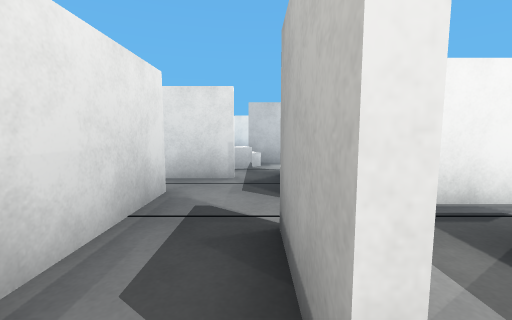
view 1 (above)

21 first-person views from a walk through a world built for the Webots simulator. The camera is 1 m above the floor, tilts 6° down and sees 90° across. The floor is counted in squares, 1 m on a side. Each view is taken from the middle of a square. On the plan, view 1 faces up. The plan holds only what a view shows up to about 11 squares ahead; the rest is blank. Robots are left out.

view 2
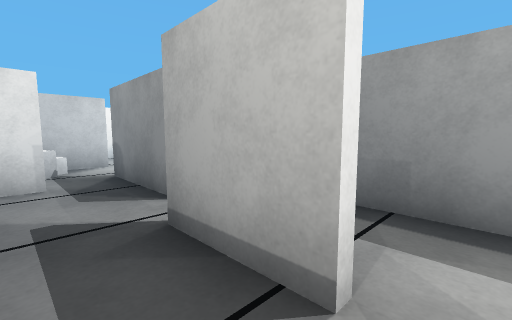

view 3
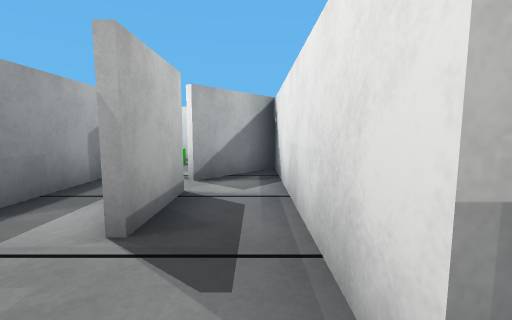

view 4
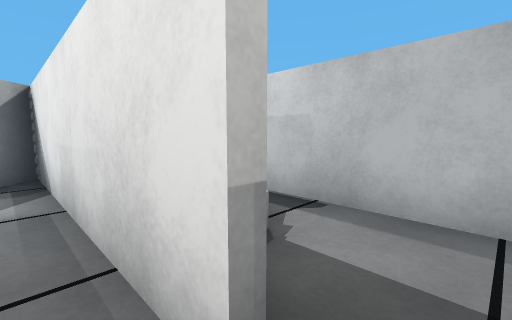

view 5
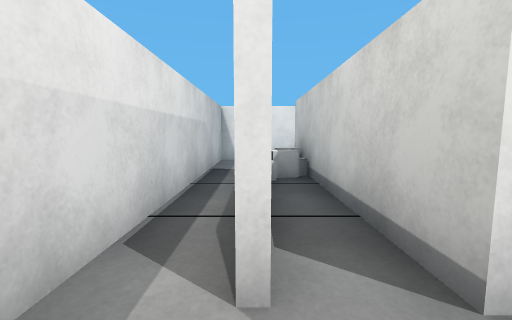

view 6
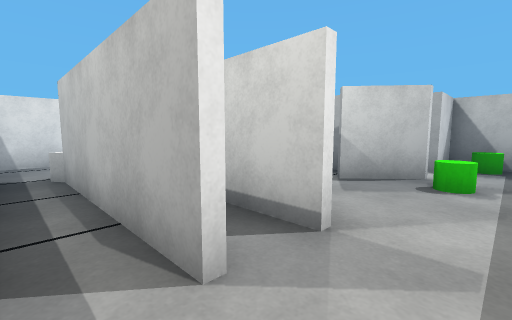

view 7
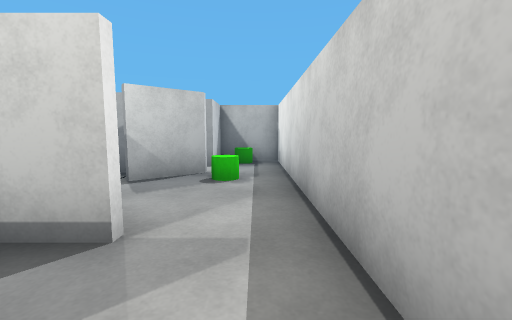

view 8
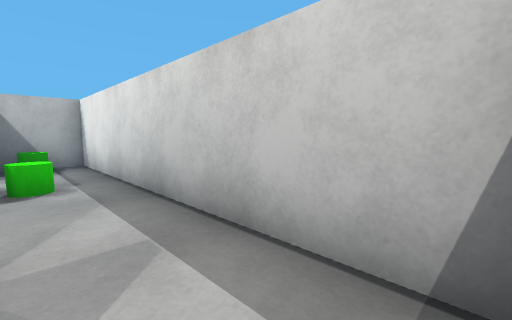

view 9
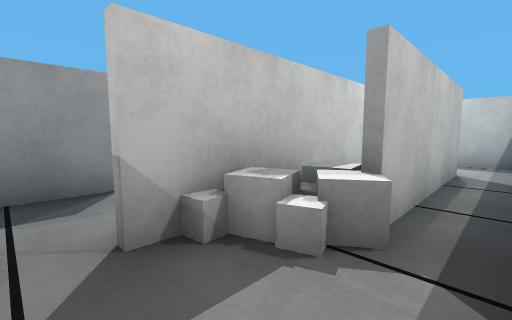

view 10
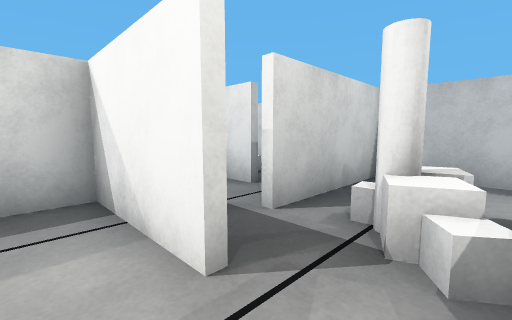

view 11
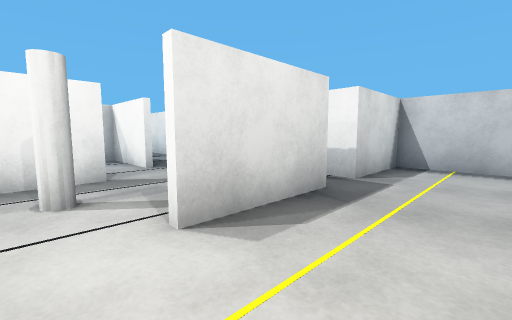

view 12
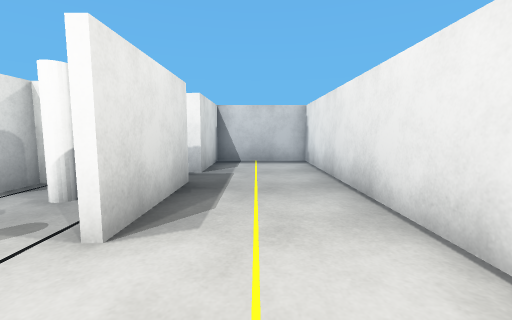

view 13
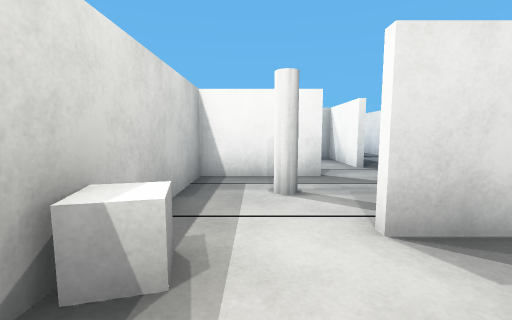

view 14
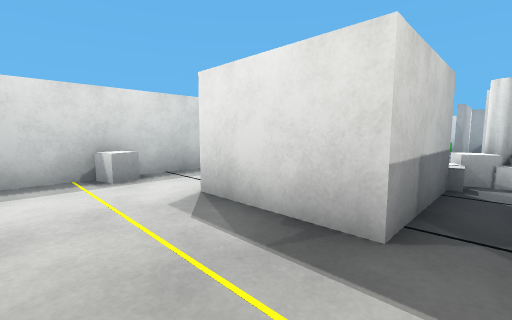

view 15
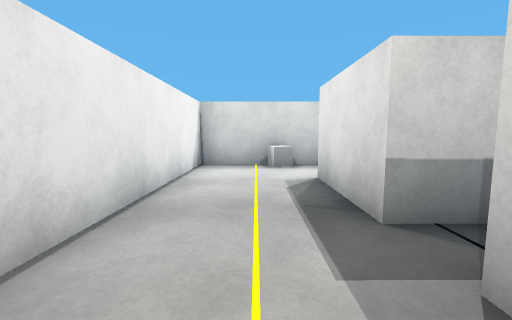

view 16
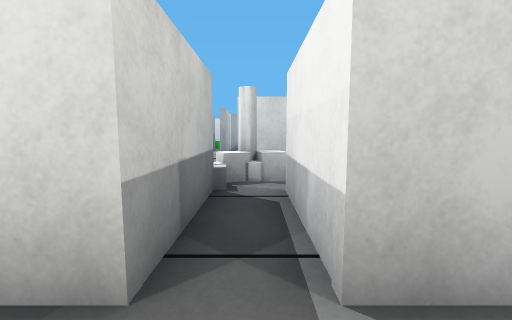

view 17
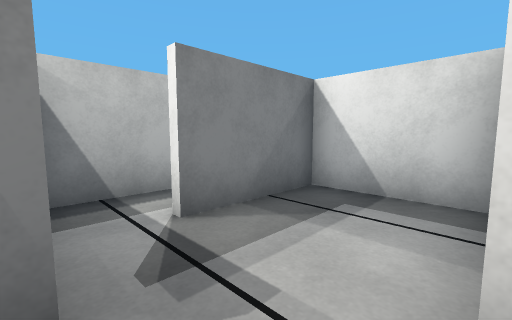

view 18
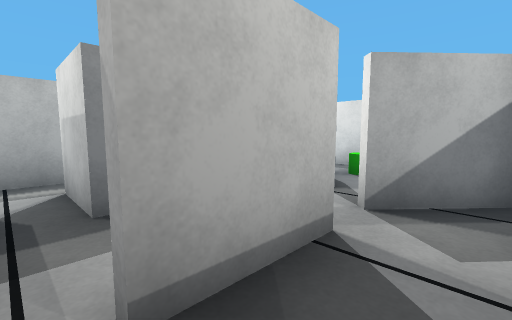

view 19
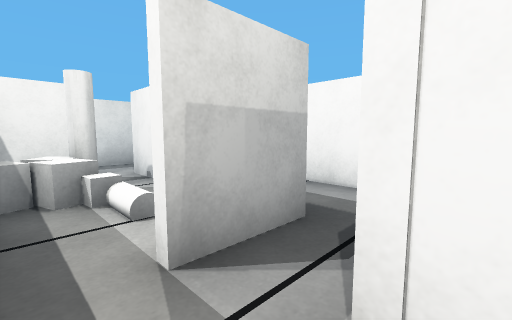

view 20
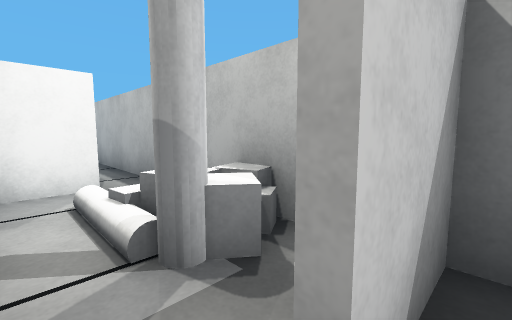

view 21
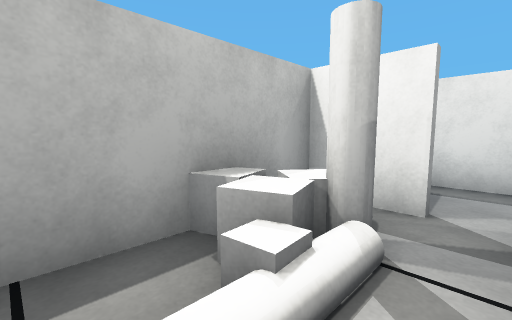

### Floor plan
Points are (right, up) in squares from view 1. A wall is a line through its corners. A room is listed if a view was taken in it or the views show most of it. See-through windows are left out.
Room 1 (views 1, 2)
walls: (-1.5, 0.4) (-1.5, -2.3) (0.4, -0.2)
ways out: opening at (-1, 1) to room 2; opening at (0, 0) to room 9
Room 2 (views 3, 4, 9, 18)
walls: (-1.5, 1.6) (-1.5, 0.4); (0.4, 2.1) (0.4, 0.9); (0.8, 3.6) (0.8, 5.6); (-0.4, 5.6) (-4.3, 5.6) (-4.3, -2.9); (0.2, 0.5) (0.2, 2.6); (2.4, 0.6) (2.4, 2.3) (4.3, 2.3); (3.6, 3.5) (2.5, 3.5); (-3.1, -2.6) (-3.1, 1.6)
ways out: opening at (-1, 1) to room 1; opening at (-4, -2) to room 3; opening at (4, 3) to room 5; opening at (0, 6) to room 8; opening at (1, 1.5) to room 9
objects: other object (-3, 2); white box (-3, 3); white box (-2, 2); white box (-2, 3); white box (-2, 4)
Room 3 (views 5, 6, 7, 8, 20)
walls: (-1.7, -2.7) (-1.7, 1.6); (2.3, -2.6) (1.3, -1.3); (-4.1, -4.8) (5.3, -4.8) (5.3, -3.1); (5.4, -2.7) (3.6, -2.7)
ways out: opening at (-4, -2) to room 2; opening at (3, -2) to room 6; gap at (1, -1) to room 9
objects: green cylinder (2, -3); green cylinder (5, -4)
Room 4 (views 10, 11, 12, 13, 14, 15, 16, 17)
walls: (1.4, 8.5) (-0.2, 8.5) (-0.2, 11.6) (2.9, 11.6); (-0.1, 8.7) (0.9, 8.7); (2.4, 8.1) (5.3, 8.1) (5.3, 14.8) (-4.3, 14.8) (-4.3, 11.6) (-1.5, 11.6) (-1.5, 8.5)
ways out: opening at (2, 8) to room 7; opening at (-1, 9) to room 8; opening at (1, 7.5) to room 8
objects: white pole (1, 10); white pole (3, 10); white box (5, 12)
Room 5 (view 19)
walls: (3.9, 4.1) (3.9, 3.5); (5.3, 1.4) (5.3, 7.6)
ways out: opening at (4, 3) to room 2; opening at (5, 2) to room 6; opening at (4, 7) to room 7
Room 6 (view 21)
walls: (2.7, -1.5) (2.7, -2.5); (4.3, 2.1) (2.9, 2.1); (3.6, -2.5) (5.4, -2.5); (5.3, -3.1) (5.3, 1.4)
ways out: opening at (3, -2) to room 3; opening at (5, 2) to room 5
objects: white box (3, -1); white pole (4, -1); white box (4, 0); white cylinder (4, 1); white box (5, -1)
Room 7 (no view inside)
walls: (1, 6.6) (1, 3.7) (3.7, 3.7) (3.7, 6.6)
ways out: opening at (2, 8) to room 4; opening at (4, 7) to room 5
Room 8 (no view inside)
walls: (0.8, 5.6) (0.8, 6.6); (-1.4, 5.8) (-0.4, 5.8)
ways out: opening at (0, 6) to room 2; opening at (-1, 9) to room 4; opening at (1, 7.5) to room 4
objects: white pole (-1, 7); white box (-1, 8); white box (0, 7); white box (0, 8)
Room 9 (no view inside)
walls: (2.4, -0.7) (2.4, 0.6)
ways out: opening at (0, 0) to room 1; opening at (1, 1.5) to room 2; gap at (1, -1) to room 3

Where each view was taken, in squares from view 1:
view 1: 0 up, 0 right, facing up
view 2: 0 up, 1 left, facing up-right
view 3: 5 up, 1 left, facing down
view 4: 5 up, 1 left, facing down-left
view 5: 4 down, 3 left, facing up
view 6: 4 down, 4 left, facing up-right
view 7: 4 down, 4 left, facing right
view 8: 3 down, 4 left, facing down-right
view 9: 5 up, 4 left, facing down-right
view 10: 8 up, 2 right, facing down-left
view 11: 14 up, 4 right, facing down-left
view 12: 13 up, 5 right, facing left
view 13: 14 up, 4 right, facing down
view 14: 14 up, 1 left, facing down-right
view 15: 13 up, 3 left, facing right
view 16: 13 up, 1 left, facing down
view 17: 8 up, 1 right, facing down-right
view 18: 3 up, 1 left, facing down-right
view 19: 4 up, 5 right, facing down-left
view 20: 3 down, 3 right, facing up-right
view 21: 1 up, 3 right, facing down-right
